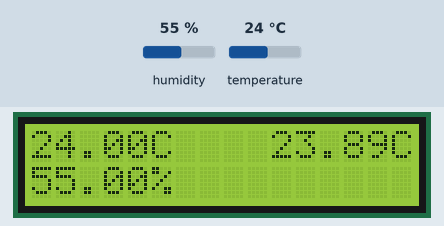
Simulated run of this sketch. Board: Arduino Uno, built with avr-gcc and run on an emulated ATmega328P. Parts: 16×2 character LCD. The test bench sets the inputs (shaded band); at power-on: humidity 55 %, temperature 24 °C.

Above: at 1.2 s.
1.3 s: humidity set to 22 %
At 2.8 s:
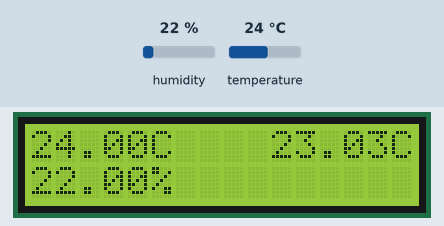
4.0 s: temperature set to 12 °C
At 4.7 s:
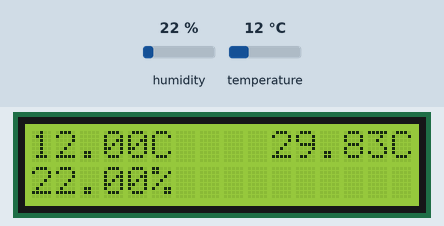
6.7 s: humidity set to 40 %
At 8.7 s:
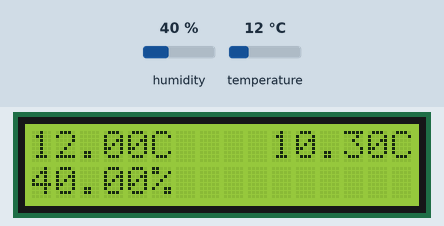
9.6 s: temperature set to 19 °C
At 10.7 s:
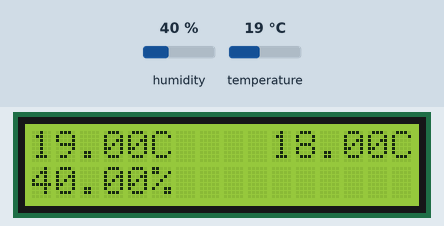
Timing chart, 0 to 12.6 s (numbered marks = the images above; inputs shaded):
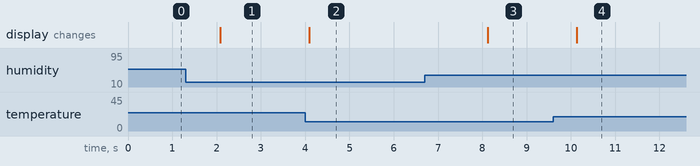

The sketch:

temperature_sensor.ino
```cpp
#include <LiquidCrystal.h>
#include "DHT.h"

// lcd display
#define RS 12
#define E  11
#define D4 9
#define D5 8
#define D6 7
#define D7 6

// dht sensor
#define DHT_PIN  13
#define DHT_TYPE DHT22

LiquidCrystal lcd(RS, E, D4, D5, D6, D7);
DHT           dht(DHT_PIN, DHT_TYPE);

void setup() {
  Serial.begin(9600);
  lcd.begin(16, 2);
  dht.begin();
}

float temp, hum, hic = 0;

void loop() {
  temp = dht.readTemperature();
  hum  = dht.readHumidity();
  hic  = dht.computeHeatIndex(temp, hum, false);

  // checks if reads failed
  if (isnan(hum) || isnan(temp)) {
    return;
  }

  String out_temp = String(temp) + "C";
  String out_hic  = String(hic) + "C";
  String out_hum  = String(hum) + "%";

  lcd.setCursor(0, 0);
  lcd.print(out_temp);

  lcd.setCursor((16 - (out_hic.length())), 0);
  lcd.print(out_hic);

  lcd.setCursor(0, 1);
  lcd.print(out_hum);

  delay(1000);
}
```

Measured:
- after the input at 1.3 s, the display: changes after 0.78 s (image 1)
- after the input at 4.0 s, the display: changes after 0.10 s (image 2)
- after the input at 6.7 s, the display: changes after 1.4 s (image 3)
- after the input at 9.6 s, the display: changes after 0.53 s (image 4)
